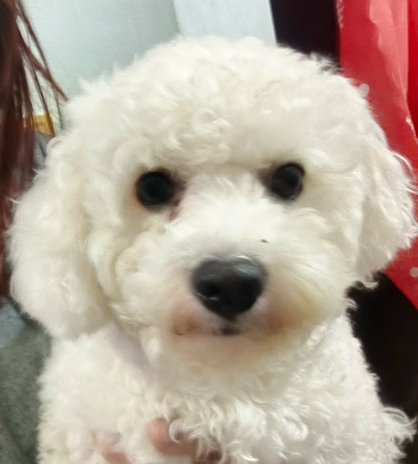
#> input picture CAPY.png, 418 x 464 px, found by its file name
$ python create_icons.py
#> lines starting #> are read from the running program, lines starting #| are printed output that depends on the picture
#!/usr/bin/env python3
"""
Generate Android launcher icons from a source image.
Creates icons at all required densities for Android.
"""
import os
import sys

try:
    from PIL import Image
except ImportError:
    print("Installing Pillow...")
    os.system(f"{sys.executable} -m pip install pillow -q")
    from PIL import Image

# Source image
source = r"c:\Users\jorvi\Desktop\CalMahAhh\CAPY.png"
base_dir = r"c:\Users\jorvi\Desktop\CalMahAhh\app\src\main\res"

# Android icon sizes: (size_px, folder_name)
sizes = [
    (48, "mipmap-mdpi"),
    (72, "mipmap-hdpi"),
    (96, "mipmap-xhdpi"),
    (144, "mipmap-xxhdpi"),
    (192, "mipmap-xxxhdpi"),
]

if not os.path.exists(source):
    print(f"Error: {source} not found")
    sys.exit(1)

# Open source image
img = Image.open(source)
#> img is the input picture: PIL image 418x464 RGBA; mean R, G, B, A 180, 167.5, 154, 255
print(f"Opened {source}: {img.size}")
#| Opened c:\Users\jorvi\Desktop\CalMahAhh\CAPY.png: (418, 464)

# Generate icons
for size, folder in sizes:
    folder_path = os.path.join(base_dir, folder)
    os.makedirs(folder_path, exist_ok=True)

    # Resize image
    resized = img.resize((size, size), Image.Resampling.LANCZOS)

    # Save as ic_launcher.png
    output = os.path.join(folder_path, "ic_launcher.png")
    resized.save(output, "PNG")
    print(f"✓ Created {size}x{size} → {output}")
#> this loop made 5 passes
#> pass 1, `resized = img.resize((size, size), Image.Resampling.LANCZOS)`:
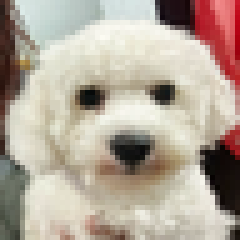
#> resized: PIL image 48x48 RGBA (shown 5 times larger); mean R, G, B, A 180.1, 167.5, 154.1, 255
#> pass 2, `resized = img.resize((size, size), Image.Resampling.LANCZOS)`:
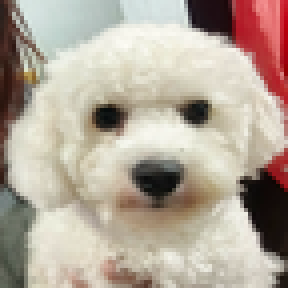
#> resized: PIL image 72x72 RGBA (shown 4 times larger); mean R, G, B, A 180.1, 167.5, 154, 255
#> pass 3, `resized = img.resize((size, size), Image.Resampling.LANCZOS)`:
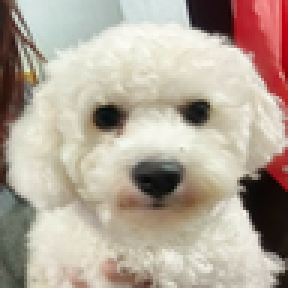
#> resized: PIL image 96x96 RGBA (shown 3 times larger); mean R, G, B, A 180, 167.5, 154, 255
#> after the loop:
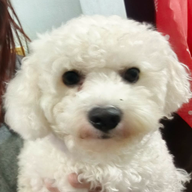
#> resized: PIL image 192x192 RGBA; mean R, G, B, A 180, 167.5, 154, 255

print("\nDone! Icons created successfully.")
